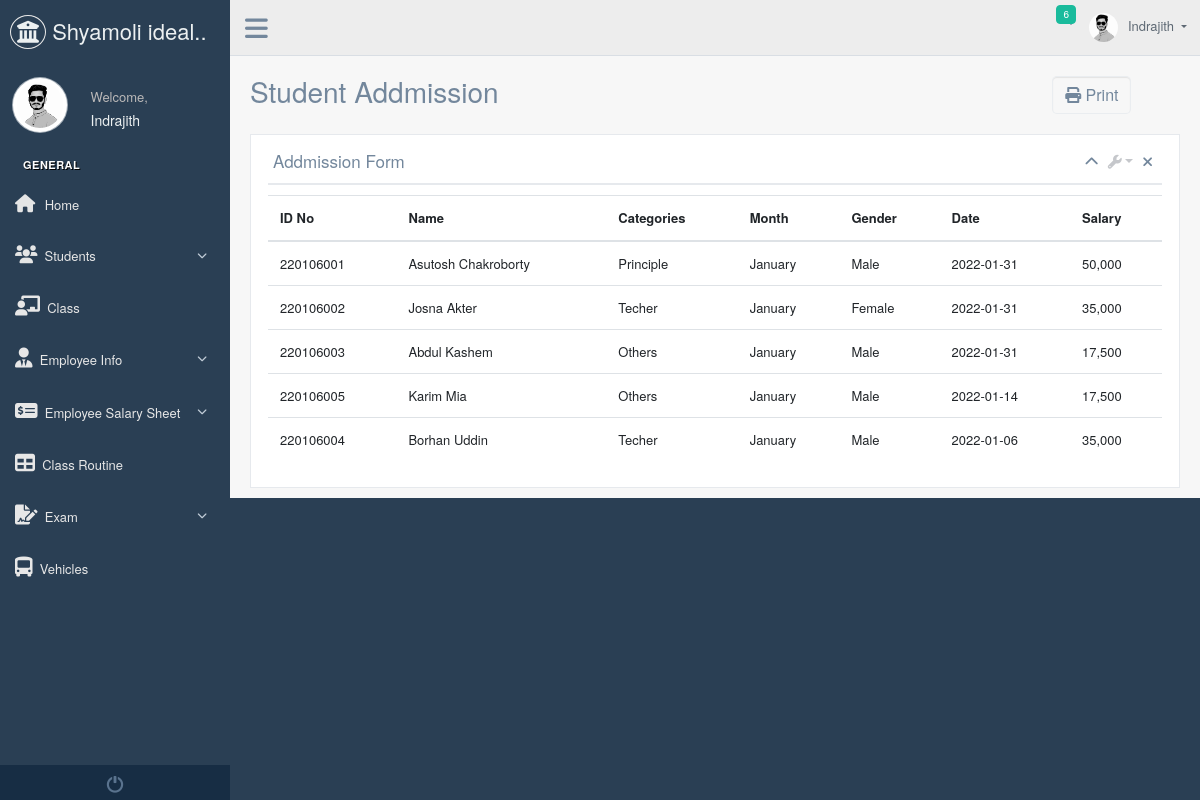
The page /production/january.php on the database its author committed.
### tables this page shows
CREATE TABLE `salarylist` (
  `slno` int(11) NOT NULL,
  `idno` int(11) NOT NULL,
  `name` text NOT NULL,
  `categories` varchar(20) NOT NULL,
  `month` varchar(20) NOT NULL,
  `gender` varchar(20) NOT NULL,
  `date` date NOT NULL,
  `salary` text NOT NULL
);

### production/january.php (the view, shortened to what this page needs)
<?php
include("connection.php");
$query = "SELECT * FROM salarylist WHERE month ='January'";
$data = mysqli_query($conn, $query);
$total = mysqli_num_rows($data);
?>
<!DOCTYPE html>
<html lang="en">
  <?php include('head.php') ?>
  <body class="nav-md">
    <div class="container body">
      <div class="main_container">
        <div class="col-md-3 left_col">
          <div class="left_col scroll-view">
            <div class="navbar nav_title" style="border: 0;">
              <a href="index.php" class="site_title"><i class="fas fa-university"></i> <span>Shyamoli ideal.. polytechnic institute</span></a>
            </div>
            <?php include('sidebar.php') ?>
          </div>
        </div>
        <?php include('topnav.php') ?>
			<div class="right_col print-container" role="main">
				<div class="">
					<div class="page-title">
						<div class="title_left">
							<h3>Student Addmission</h3>
						</div>
						<div class="title_right">
							<div class="col-md-3 col-sm-5  form-group pull-right top_search">
								<div class="input-group">
									<span class="input-group-btn">
                    <button onclick="window.print();" class="btn btn-default" style="border-radius: 5px 5px 5px 5px;border: 1px solid rgba(221,226,232,0.49);box-shadow: inset 0 1px 1px rgb(0 0 0 / 8%);color: #73879c;background-color: #f7f7f7;"><i class="fas fa-print"></i> Print</button>
									</span>
								</div>
							</div>
						</div>
					</div>
					<div class="clearfix"></div>
					<div class="row">
						<div class="col-md-12 col-sm-12 ">
							<div class="x_panel">
								<div class="x_title">
									<h2>Addmission Form </h2>
									<ul class="nav navbar-right panel_toolbox">
										<li><a class="collapse-link"><i class="fa fa-chevron-up"></i></a>
										</li>
										<li class="dropdown">
											<a href="#" class="dropdown-toggle" data-toggle="dropdown" role="button" aria-haspopup="true" aria-expanded="false"><i class="fa fa-wrench"></i></a>
										</li>
										<li><a class="close-link"><i class="fa fa-close"></i></a>
										</li>
									</ul>
									<div class="clearfix"></div>
								</div>
                <table class="table">
                  <thead>
                    <tr>
                      <th scope="col">ID No</th>
                      <th scope="col">Name</th>
                      <th scope="col">Categories</th>
                      <th scope="col">Month</th>
                      <th scope="col">Gender</th>
                      <th scope="col">Date</th>
                      <th scope="col">Salary</th>
                    </tr>
                  </thead>
                 <?php
                  if ($total !=0){
                  ?>
                    <tbody>
                    <?php
                    while($result = mysqli_fetch_assoc($data))
                    {
                        echo "<tr>
                                <td>".$result['idno']."</td>
                                <td>".$result['name']."</td>
                                <td>".$result['categories']."</td>
                                <td>".$result['month']."</td>
                                <td>".$result['gender']."</td>
                                <td>".$result['date']."</td>
                                <td>".$result['salary']."</td>
                              </tr>";
                    }
                    }
                    else
                    {
                      echo "NO records found";
                    }echo $result['rollno']."".$result['name'];
                    ?>
                  </tbody>
                </table>
							</div>
						</div>
					</div>
        <?php include('footer.php') ?>
  </body>
</html>

### production/head.php (shortened to what this page needs)
<head>
    <link href="../vendors/bootstrap/dist/css/bootstrap.min.css" rel="stylesheet">
    <link rel="stylesheet" href="https://cdnjs.cloudflare.com/ajax/libs/font-awesome/6.0.0-beta3/css/all.min.css" />
    <link href="../vendors/nprogress/nprogress.css" rel="stylesheet">
    <link href="../vendors/bootstrap-daterangepicker/daterangepicker.css" rel="stylesheet">
    <link href="../build/css/custom.min.css" rel="stylesheet">
  </head>

### production/sidebar.php (shortened to what this page needs)
<div class="profile clearfix">
              <div class="profile_pic">
                <img src="images/img1.jpg" alt="..." class="img-circle profile_img">
              </div>
              <div class="profile_info">
                <span>Welcome,</span>
                <h2>Indrajith</h2>
              </div>
            </div>
            <br />
<div id="sidebar-menu" class="main_menu_side hidden-print main_menu">
              <div class="menu_section">
                <h3>General</h3>
                <ul class="nav side-menu">
                  <li><a href="index.php"><i class="fa fa-home"></i> Home</a></li>
                  <li><a href="#"><i class="fa fa-users" ></i>&nbsp;Students<span class="fa fa-chevron-down"></span></a>
                  </li>
                  <li><a href="clssix.php"><i class="fas fa-chalkboard-teacher" style="font-size: 20px"></i>&nbsp; Class</a>
                  </li>
                  <li><a href="#"><i class="fas fa-user-tie" style="font-size:20px"></i>&nbsp; Employee Info<span class="fa fa-chevron-down"></span></a>
                  </li>
                  <li><a href="#"><i class="fas fa-money-check-alt" style="font-size:20px"></i>&nbsp; Employee Salary Sheet<span class="fa fa-chevron-down"></span></a>
                  </li>
                  <li><a href="classroutine.php"><i class="fas fa-table" style="font-size:20px"></i>&nbsp; Class Routine</a>
                  </li>
                  <li><a href="#"><i class="fas fa-file-signature" style="font-size: 20px"></i>&nbsp; Exam<span class="fa fa-chevron-down"></span></a>
                  </li>
                  <li><a href="vehiclesinfo.php"><i class="fas fa-bus-alt" style="font-size: 20px"></i>&nbsp; Vehicles</a></li>
                </ul>
              </div>
            </div>
            <div class="sidebar-footer hidden-small">
              <a data-toggle="tooltip" style='width:100%' data-placement="top" title="Logout" href="#">
                <span class="glyphicon glyphicon-off" aria-hidden="true"></span>
              </a>
            </div>

### production/topnav.php (shortened to what this page needs)
<div class="top_nav">
            <div class="nav_menu">
                <div class="nav toggle">
                  <a id="menu_toggle"><i class="fa fa-bars"></i></a>
                </div>
                <nav class="nav navbar-nav">
                <ul class=" navbar-right">
                  <li class="nav-item dropdown open" style="padding-left: 15px;">
                    <a href="javascript:;" class="user-profile dropdown-toggle" aria-haspopup="true" id="navbarDropdown" data-toggle="dropdown" aria-expanded="false">
                      <img src="images/img1.jpg" alt="">Indrajith
                    </a>
                  </li>
                  <li role="presentation" class="nav-item dropdown open">
                    <a href="javascript:;" class="dropdown-toggle info-number" id="navbarDropdown1" data-toggle="dropdown" aria-expanded="false">
                      <span class="badge bg-green">6</span>
                    </a>
                  </li>
                </ul>
              </nav>
            </div>
          </div>

### production/footer.php (shortened to what this page needs)
    </div>
</div>

### rows shown on the page
salarylist: idno "220106001", name "Asutosh Chakroborty", categories "Principle", month "January", gender "Male", date "2022-01-31", salary "50,000"
salarylist: idno "220106002", name "Josna Akter", categories "Techer", month "January", gender "Female", date "2022-01-31", salary "35,000"
salarylist: idno "220106003", name "Abdul Kashem", categories "Others", month "January", gender "Male", date "2022-01-31", salary "17,500"
salarylist: idno "220106005", name "Karim Mia", categories "Others", month "January", gender "Male", date "2022-01-14", salary "17,500"
salarylist: idno "220106004", name "Borhan Uddin", categories "Techer", month "January", gender "Male", date "2022-01-06", salary "35,000"
